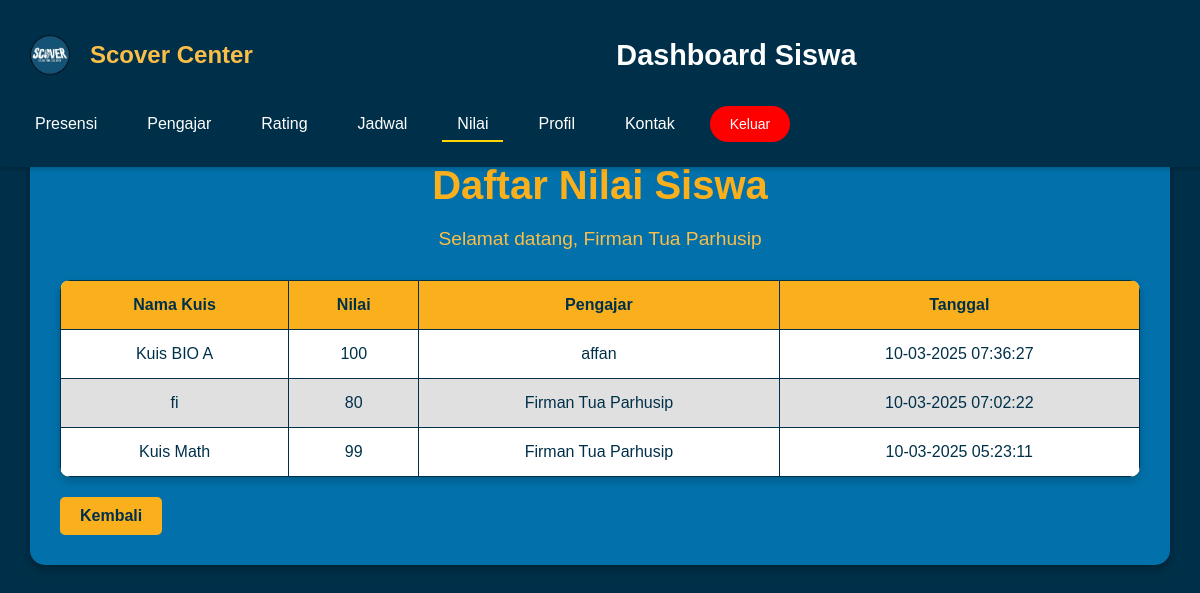
/SCOVER1/nilai_siswa.php (signed in), run on the app's committed database.
### tables this page shows
CREATE TABLE `siswa` (
  `siswa_id` int(11) NOT NULL,
  `full_name` varchar(50) NOT NULL,
  `email` varchar(30) NOT NULL,
  `sekolah` varchar(255) NOT NULL,
  `kelas` varchar(20) NOT NULL,
  `password` varchar(255) NOT NULL,
  `ttl` date NOT NULL,
  `alamat` varchar(255) NOT NULL,
  `nohp` varchar(50) NOT NULL,
  `gambar` varchar(255) NOT NULL,
  `created_at` timestamp NOT NULL DEFAULT current_timestamp() ON UPDATE current_timestamp()
);

CREATE TABLE `nilai_siswa` (
  `id` int(11) NOT NULL,
  `pengajar_id` int(11) DEFAULT NULL,
  `siswa_id` int(11) DEFAULT NULL,
  `nama_kuis` varchar(255) DEFAULT NULL,
  `nilai` int(11) DEFAULT NULL,
  `waktu` timestamp NOT NULL DEFAULT current_timestamp()
);

CREATE TABLE `mentor` (
  `pengajar_id` int(11) NOT NULL,
  `full_name` varchar(50) NOT NULL,
  `email` varchar(50) NOT NULL,
  `password` varchar(255) NOT NULL,
  `mapel` varchar(20) NOT NULL,
  `nohp` varchar(255) NOT NULL,
  `gambar` varchar(255) NOT NULL,
  `alamat` varchar(100) NOT NULL,
  `ttl` date NOT NULL,
  `created_at` timestamp NOT NULL DEFAULT current_timestamp() ON UPDATE current_timestamp()
);

### SCOVER1/nilai_siswa.php (the view, shortened to what this page needs)
<?php
include 'koneksi.php';
$user_email = $_SESSION['user_email'];
$query = "SELECT siswa_id, full_name FROM siswa WHERE email = ?";
$stmt = $conn->prepare($query);
$stmt->bind_param("s", $user_email);
$stmt->execute();
$result = $stmt->get_result();
$siswa = $result->fetch_assoc();
$siswa_id   = $siswa['siswa_id'];
$siswa_name = $siswa['full_name'];
$query = "SELECT n.nilai, n.nama_kuis, n.waktu, p.full_name AS pengajar_name
          FROM nilai_siswa n
          JOIN mentor p ON n.pengajar_id = p.pengajar_id
          WHERE n.siswa_id = ?
          ORDER BY n.waktu DESC";
$stmt = $conn->prepare($query);
$stmt->bind_param("i", $siswa_id);
$stmt->execute();
$result = $stmt->get_result();
?>
<!DOCTYPE html>
<html lang="id">
<head>
        <link rel="stylesheet" href="css/navbar.css">
</head>
<body>
<nav class="navbar">
        <div class="logo">
            <img src="images/foto4.png" alt="Logo">
            <span class="logo-text">Scover Center</span>
        </div>
        <h1 class="title">Dashboard Siswa</h1>
    <ul class="nav-links">
        <li><a href="home.php">Presensi</a></li>
        <li><a href="pengajar.php">Pengajar</a></li>
        <li><a href="rating.php">Rating</a></li>
        <li><a href="jadwal1.php">Jadwal</a></li>
        <li><a href="nilai_siswa.php" class="active">Nilai</a></li>
        <li><a href="profile.php">Profil</a></li>
        <li><a href="kontak.php">Kontak</a></li>
        <li><button class="logout-btn" onclick="confirmLogout()">Keluar</button></li>
    </ul>
</nav>
    <div class="container">
        <h2>Daftar Nilai Siswa</h2>
        <p>Selamat datang, <?php echo htmlspecialchars($siswa_name); ?></p>
        <table>
            <thead>
                <tr>
                    <th>Nama Kuis</th>
                    <th>Nilai</th>
                    <th>Pengajar</th>
                    <th>Tanggal</th>
                </tr>
            </thead>
            <tbody>
                <?php
                if ($result->num_rows > 0) {
                    while ($row = $result->fetch_assoc()) {
                        $tanggal = date("d-m-Y H:i:s", strtotime($row['waktu']));
                        echo "<tr>
                                <td>" . htmlspecialchars($row['nama_kuis']) . "</td>
                                <td>" . htmlspecialchars($row['nilai']) . "</td>
                                <td>" . htmlspecialchars($row['pengajar_name']) . "</td>
                                <td>" . $tanggal . "</td>
                              </tr>";
                    }
                } else {
                    echo "<tr><td colspan='4'>Belum ada nilai yang ditampilkan.</td></tr>";
                }
                ?>
            </tbody>
        </table>
        <a href="home.php" class="back-button">Kembali</a>
    </div>
</body>
</html>

### SCOVER1/css/navbar.css (style rules this page uses)
.navbar { display: flex; justify-content: space-between; align-items: center; flex-wrap: wrap; background-color: #003049; color: white; width: 100%; padding: 15px 20px; position: fixed; top: 0; left: 0; z-index: 1000; box-shadow: 0 2px 5px rgba(0, 0, 0, 0.2); }
.navbar .logo { display: flex; align-items: center; gap: 10px; }
.navbar .logo img { width: 60px; height: auto; }
.navbar .logo-text { font-size: 1.5em; font-weight: bold; color: #fabe49; white-space: nowrap; }
.navbar .title { font-size: 1.8em; font-weight: bold; color: white; text-align: center; flex-grow: 1; white-space: nowrap; }
.navbar .nav-links { display: flex; flex-direction: row; justify-content: center; align-items: center; gap: 20px; list-style: none; margin: 0; padding: 0; }
.navbar .nav-links a { position: relative; text-decoration: none; color: white; font-size: 16px; padding: 10px 15px; transition: all 0.3s ease; }
.navbar .nav-links a::after { content: ""; position: absolute; bottom: 0; left: 0; width: 0; height: 2px; background-color: #ffd700; transition: width 0.3s ease; }
.navbar .nav-links a:hover::after, .navbar .nav-links a.active::after { width: 100%; }
.navbar .logout-btn { background-color: red; border: none; padding: 10px 20px; border-radius: 20px; font-size: 14px; color: white; cursor: pointer; display: flex; align-items: center; justify-content: center; height: auto; transition: background-color 0.3s ease, transform 0.2s ease; margin: 0 10px 0 0; white-space: nowrap; }
.navbar .nav-links li { margin: 10px 0; text-align: center; font-size: 16px; }

### SCOVER1/nilai_siswa.php (style rules this page uses)
body { font-family: Arial, sans-serif; background-color: #003049; color: #fabe49; margin: 0; padding: 0; }
.container { width: 90%; max-width: 1200px; margin: 20px auto; background-color: #0271ab; padding: 30px; border-radius: 15px; box-shadow: 0 4px 10px rgba(0, 0, 0, 0.3); animation: fadeInUp 1s ease-in-out; margin-top: 100px; }
h2 { text-align: center; color: #faaf1d; margin-bottom: 20px; font-size: 2.5em; }
p { text-align: center; font-size: 1.2em; margin-bottom: 30px; }
table { width: 100%; border-collapse: collapse; margin-top: 20px; background-color: #fabe49; color: #003049; border-radius: 10px; overflow: hidden; box-shadow: 0 4px 10px rgba(0, 0, 0, 0.2); }
th, td { padding: 15px; border: 1px solid #003049; text-align: center; font-size: 1em; }
th { background-color: #faaf1d; color: #003049; font-weight: bold; }
tr:nth-child(even) { background-color: #e0e0e0; }
tr:nth-child(odd) { background-color: #ffffff; }
.back-button { display: inline-block; background-color: #faaf1d; color: #003049; padding: 10px 20px; text-decoration: none; border-radius: 5px; margin-top: 20px; transition: background-color 0.3s ease, transform 0.2s ease; font-size: 1em; font-weight: bold; }

### data on the page
siswa: full_name "Firman Tua Parhusip"
nilai_siswa: nama_kuis "Kuis BIO A", nilai "100", pengajar.full_name "affan", waktu "10-03-2025 07:36:27"
nilai_siswa: nama_kuis "fi", nilai "80", pengajar.full_name "Firman Tua Parhusip", waktu "10-03-2025 07:02:22"
nilai_siswa: nama_kuis "Kuis Math", nilai "99", pengajar.full_name "Firman Tua Parhusip", waktu "10-03-2025 05:23:11"
